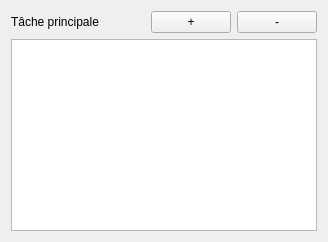
<?xml version="1.0" encoding="UTF-8"?>
<ui version="4.0">
 <class>TodoList</class>
 <widget class="QWidget" name="TodoList">
  <property name="windowTitle">
   <string>TodoList</string>
  </property>
  <property name="windowIcon">
   <iconset theme="list-add">
    <normaloff>.</normaloff>.</iconset>
  </property>
  <property name="styleSheet">
   <string notr="true"/>
  </property>
  <layout class="QGridLayout" name="gridLayout">
   <item row="0" column="2">
    <spacer name="horizontalSpacer">
     <property name="orientation">
      <enum>Qt::Horizontal</enum>
     </property>
     <property name="sizeHint" stdset="0">
      <size>
       <width>40</width>
       <height>20</height>
      </size>
     </property>
    </spacer>
   </item>
   <item row="0" column="4">
    <widget class="QPushButton" name="boutonMoinsPrincipale">
     <property name="text">
      <string>-</string>
     </property>
    </widget>
   </item>
   <item row="0" column="3">
    <widget class="QPushButton" name="boutonPlusPrincipale">
     <property name="text">
      <string>+</string>
     </property>
    </widget>
   </item>
   <item row="1" column="1" colspan="4">
    <widget class="QListWidget" name="listWidgetPrincipale">
     <property name="dragDropMode">
      <enum>QAbstractItemView::NoDragDrop</enum>
     </property>
     <property name="selectionMode">
      <enum>QAbstractItemView::MultiSelection</enum>
     </property>
     <property name="sortingEnabled">
      <bool>false</bool>
     </property>
    </widget>
   </item>
   <item row="0" column="1">
    <widget class="QLabel" name="labelTachePrincipale">
     <property name="text">
      <string>Tâche principale</string>
     </property>
    </widget>
   </item>
  </layout>
 </widget>
 <resources/>
 <connections/>
</ui>
